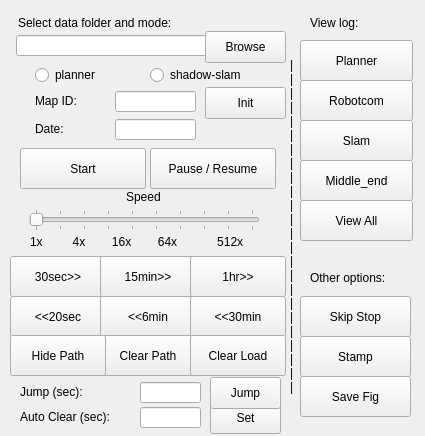
<?xml version="1.0" encoding="UTF-8"?>
<ui version="4.0">
 <class>Form</class>
 <widget class="QWidget" name="Form">
  <property name="geometry">
   <rect>
    <x>0</x>
    <y>0</y>
    <width>425</width>
    <height>436</height>
   </rect>
  </property>
  <property name="windowTitle">
   <string>Virtual Monitor</string>
  </property>
  <widget class="QLineEdit" name="lineEdit_filepath">
   <property name="geometry">
    <rect>
     <x>16</x>
     <y>35</y>
     <width>191</width>
     <height>21</height>
    </rect>
   </property>
  </widget>
  <widget class="QPushButton" name="button_browse">
   <property name="geometry">
    <rect>
     <x>205</x>
     <y>31</y>
     <width>81</width>
     <height>32</height>
    </rect>
   </property>
   <property name="cursor">
    <cursorShape>PointingHandCursor</cursorShape>
   </property>
   <property name="text">
    <string>Browse</string>
   </property>
  </widget>
  <widget class="QLabel" name="label_please">
   <property name="geometry">
    <rect>
     <x>18</x>
     <y>15</y>
     <width>251</width>
     <height>16</height>
    </rect>
   </property>
   <property name="text">
    <string>Select data folder and mode:</string>
   </property>
  </widget>
  <widget class="QLabel" name="label_mapid">
   <property name="geometry">
    <rect>
     <x>35</x>
     <y>93</y>
     <width>60</width>
     <height>16</height>
    </rect>
   </property>
   <property name="text">
    <string>Map ID:</string>
   </property>
  </widget>
  <widget class="QLineEdit" name="lineEdit_mapid">
   <property name="geometry">
    <rect>
     <x>115</x>
     <y>91</y>
     <width>81</width>
     <height>21</height>
    </rect>
   </property>
  </widget>
  <widget class="QPushButton" name="button_init">
   <property name="geometry">
    <rect>
     <x>205</x>
     <y>87</y>
     <width>81</width>
     <height>32</height>
    </rect>
   </property>
   <property name="cursor">
    <cursorShape>PointingHandCursor</cursorShape>
   </property>
   <property name="text">
    <string>Init</string>
   </property>
  </widget>
  <widget class="QLineEdit" name="lineEdit_date">
   <property name="enabled">
    <bool>true</bool>
   </property>
   <property name="geometry">
    <rect>
     <x>115</x>
     <y>119</y>
     <width>81</width>
     <height>21</height>
    </rect>
   </property>
  </widget>
  <widget class="QLabel" name="label_date">
   <property name="geometry">
    <rect>
     <x>35</x>
     <y>121</y>
     <width>71</width>
     <height>16</height>
    </rect>
   </property>
   <property name="text">
    <string>Date:</string>
   </property>
  </widget>
  <widget class="QPushButton" name="button_start">
   <property name="geometry">
    <rect>
     <x>20</x>
     <y>148</y>
     <width>126</width>
     <height>41</height>
    </rect>
   </property>
   <property name="cursor">
    <cursorShape>PointingHandCursor</cursorShape>
   </property>
   <property name="text">
    <string>Start</string>
   </property>
  </widget>
  <widget class="QPushButton" name="button_pause">
   <property name="geometry">
    <rect>
     <x>150</x>
     <y>148</y>
     <width>126</width>
     <height>41</height>
    </rect>
   </property>
   <property name="cursor">
    <cursorShape>PointingHandCursor</cursorShape>
   </property>
   <property name="text">
    <string>Pause / Resume</string>
   </property>
  </widget>
  <widget class="QLabel" name="label_speed">
   <property name="geometry">
    <rect>
     <x>126</x>
     <y>189</y>
     <width>60</width>
     <height>16</height>
    </rect>
   </property>
   <property name="text">
    <string>Speed</string>
   </property>
  </widget>
  <widget class="QSlider" name="slider_speed">
   <property name="geometry">
    <rect>
     <x>29</x>
     <y>209</y>
     <width>231</width>
     <height>22</height>
    </rect>
   </property>
   <property name="cursor">
    <cursorShape>OpenHandCursor</cursorShape>
   </property>
   <property name="minimum">
    <number>1</number>
   </property>
   <property name="maximum">
    <number>10</number>
   </property>
   <property name="pageStep">
    <number>1</number>
   </property>
   <property name="orientation">
    <enum>Qt::Horizontal</enum>
   </property>
   <property name="tickPosition">
    <enum>QSlider::TicksBothSides</enum>
   </property>
  </widget>
  <widget class="QLabel" name="label_multiple">
   <property name="geometry">
    <rect>
     <x>30</x>
     <y>234</y>
     <width>241</width>
     <height>16</height>
    </rect>
   </property>
   <property name="text">
    <string>1x         4x        16x        64x            512x</string>
   </property>
  </widget>
  <widget class="QPushButton" name="button_forw30">
   <property name="geometry">
    <rect>
     <x>10</x>
     <y>256</y>
     <width>96</width>
     <height>41</height>
    </rect>
   </property>
   <property name="cursor">
    <cursorShape>PointingHandCursor</cursorShape>
   </property>
   <property name="text">
    <string>30sec&gt;&gt;</string>
   </property>
  </widget>
  <widget class="QPushButton" name="button_forw15">
   <property name="geometry">
    <rect>
     <x>100</x>
     <y>256</y>
     <width>96</width>
     <height>41</height>
    </rect>
   </property>
   <property name="cursor">
    <cursorShape>PointingHandCursor</cursorShape>
   </property>
   <property name="text">
    <string>15min&gt;&gt;</string>
   </property>
  </widget>
  <widget class="QPushButton" name="button_forw1h">
   <property name="geometry">
    <rect>
     <x>190</x>
     <y>256</y>
     <width>96</width>
     <height>41</height>
    </rect>
   </property>
   <property name="cursor">
    <cursorShape>PointingHandCursor</cursorShape>
   </property>
   <property name="text">
    <string>1hr&gt;&gt;</string>
   </property>
  </widget>
  <widget class="QPushButton" name="button_back20">
   <property name="geometry">
    <rect>
     <x>10</x>
     <y>296</y>
     <width>96</width>
     <height>41</height>
    </rect>
   </property>
   <property name="cursor">
    <cursorShape>PointingHandCursor</cursorShape>
   </property>
   <property name="text">
    <string>&lt;&lt;20sec</string>
   </property>
  </widget>
  <widget class="QPushButton" name="button_back6">
   <property name="geometry">
    <rect>
     <x>100</x>
     <y>296</y>
     <width>96</width>
     <height>41</height>
    </rect>
   </property>
   <property name="cursor">
    <cursorShape>PointingHandCursor</cursorShape>
   </property>
   <property name="text">
    <string>&lt;&lt;6min</string>
   </property>
  </widget>
  <widget class="QPushButton" name="button_back30">
   <property name="geometry">
    <rect>
     <x>190</x>
     <y>296</y>
     <width>96</width>
     <height>41</height>
    </rect>
   </property>
   <property name="cursor">
    <cursorShape>PointingHandCursor</cursorShape>
   </property>
   <property name="text">
    <string>&lt;&lt;30min</string>
   </property>
  </widget>
  <widget class="QPushButton" name="button_skip">
   <property name="geometry">
    <rect>
     <x>300</x>
     <y>296</y>
     <width>111</width>
     <height>41</height>
    </rect>
   </property>
   <property name="cursor">
    <cursorShape>PointingHandCursor</cursorShape>
   </property>
   <property name="text">
    <string>Skip Stop</string>
   </property>
  </widget>
  <widget class="QPushButton" name="button_clear_path">
   <property name="geometry">
    <rect>
     <x>100</x>
     <y>335</y>
     <width>96</width>
     <height>41</height>
    </rect>
   </property>
   <property name="cursor">
    <cursorShape>PointingHandCursor</cursorShape>
   </property>
   <property name="text">
    <string>Clear Path</string>
   </property>
  </widget>
  <widget class="QLabel" name="label_auto">
   <property name="geometry">
    <rect>
     <x>20</x>
     <y>409</y>
     <width>121</width>
     <height>16</height>
    </rect>
   </property>
   <property name="text">
    <string>Auto Clear (sec):</string>
   </property>
  </widget>
  <widget class="QLineEdit" name="lineEdit_auto">
   <property name="geometry">
    <rect>
     <x>140</x>
     <y>407</y>
     <width>61</width>
     <height>21</height>
    </rect>
   </property>
  </widget>
  <widget class="QPushButton" name="button_set">
   <property name="geometry">
    <rect>
     <x>210</x>
     <y>402</y>
     <width>71</width>
     <height>32</height>
    </rect>
   </property>
   <property name="cursor">
    <cursorShape>PointingHandCursor</cursorShape>
   </property>
   <property name="text">
    <string>Set</string>
   </property>
  </widget>
  <widget class="QPushButton" name="button_stamp">
   <property name="geometry">
    <rect>
     <x>300</x>
     <y>336</y>
     <width>111</width>
     <height>41</height>
    </rect>
   </property>
   <property name="cursor">
    <cursorShape>PointingHandCursor</cursorShape>
   </property>
   <property name="text">
    <string>Stamp</string>
   </property>
  </widget>
  <widget class="QRadioButton" name="radio_planner">
   <property name="geometry">
    <rect>
     <x>35</x>
     <y>65</y>
     <width>101</width>
     <height>20</height>
    </rect>
   </property>
   <property name="text">
    <string>planner</string>
   </property>
  </widget>
  <widget class="QRadioButton" name="radio_shadow">
   <property name="geometry">
    <rect>
     <x>150</x>
     <y>65</y>
     <width>121</width>
     <height>20</height>
    </rect>
   </property>
   <property name="text">
    <string>shadow-slam</string>
   </property>
  </widget>
  <widget class="QPushButton" name="button_clear_load">
   <property name="geometry">
    <rect>
     <x>190</x>
     <y>335</y>
     <width>96</width>
     <height>41</height>
    </rect>
   </property>
   <property name="cursor">
    <cursorShape>PointingHandCursor</cursorShape>
   </property>
   <property name="text">
    <string>Clear Load</string>
   </property>
  </widget>
  <widget class="QPushButton" name="button_hide_path">
   <property name="geometry">
    <rect>
     <x>10</x>
     <y>335</y>
     <width>96</width>
     <height>41</height>
    </rect>
   </property>
   <property name="cursor">
    <cursorShape>PointingHandCursor</cursorShape>
   </property>
   <property name="text">
    <string>Hide Path</string>
   </property>
  </widget>
  <widget class="QPushButton" name="button_save">
   <property name="geometry">
    <rect>
     <x>300</x>
     <y>376</y>
     <width>111</width>
     <height>41</height>
    </rect>
   </property>
   <property name="cursor">
    <cursorShape>PointingHandCursor</cursorShape>
   </property>
   <property name="text">
    <string>Save Fig</string>
   </property>
  </widget>
  <widget class="QPushButton" name="button_jump">
   <property name="geometry">
    <rect>
     <x>210</x>
     <y>377</y>
     <width>71</width>
     <height>32</height>
    </rect>
   </property>
   <property name="text">
    <string>Jump</string>
   </property>
  </widget>
  <widget class="QLabel" name="label_jump">
   <property name="geometry">
    <rect>
     <x>20</x>
     <y>384</y>
     <width>81</width>
     <height>16</height>
    </rect>
   </property>
   <property name="text">
    <string>Jump (sec):</string>
   </property>
  </widget>
  <widget class="QLineEdit" name="lineEdit_jump">
   <property name="geometry">
    <rect>
     <x>140</x>
     <y>382</y>
     <width>61</width>
     <height>21</height>
    </rect>
   </property>
  </widget>
  <widget class="QLabel" name="label_split">
   <property name="geometry">
    <rect>
     <x>290</x>
     <y>30</y>
     <width>21</width>
     <height>391</height>
    </rect>
   </property>
   <property name="text">
    <string>|
|
|
|
|
|
|
|
|
|
|
|
|
|
|
|
|
|
|
|
|
|
|
|</string>
   </property>
  </widget>
  <widget class="QLabel" name="label_view">
   <property name="geometry">
    <rect>
     <x>310</x>
     <y>15</y>
     <width>111</width>
     <height>16</height>
    </rect>
   </property>
   <property name="text">
    <string>View log:</string>
   </property>
  </widget>
  <widget class="QPushButton" name="pushButton">
   <property name="geometry">
    <rect>
     <x>300</x>
     <y>40</y>
     <width>113</width>
     <height>41</height>
    </rect>
   </property>
   <property name="text">
    <string>Planner</string>
   </property>
  </widget>
  <widget class="QPushButton" name="pushButton_2">
   <property name="geometry">
    <rect>
     <x>300</x>
     <y>80</y>
     <width>113</width>
     <height>41</height>
    </rect>
   </property>
   <property name="text">
    <string>Robotcom</string>
   </property>
  </widget>
  <widget class="QPushButton" name="pushButton_3">
   <property name="geometry">
    <rect>
     <x>300</x>
     <y>120</y>
     <width>113</width>
     <height>41</height>
    </rect>
   </property>
   <property name="text">
    <string>Slam</string>
   </property>
  </widget>
  <widget class="QPushButton" name="pushButton_4">
   <property name="geometry">
    <rect>
     <x>300</x>
     <y>160</y>
     <width>113</width>
     <height>41</height>
    </rect>
   </property>
   <property name="text">
    <string>Middle_end</string>
   </property>
  </widget>
  <widget class="QPushButton" name="pushButton_5">
   <property name="geometry">
    <rect>
     <x>300</x>
     <y>200</y>
     <width>113</width>
     <height>41</height>
    </rect>
   </property>
   <property name="text">
    <string>View All</string>
   </property>
  </widget>
  <widget class="QLabel" name="label">
   <property name="geometry">
    <rect>
     <x>310</x>
     <y>270</y>
     <width>111</width>
     <height>16</height>
    </rect>
   </property>
   <property name="text">
    <string>Other options:</string>
   </property>
  </widget>
 </widget>
 <resources/>
 <connections/>
</ui>
